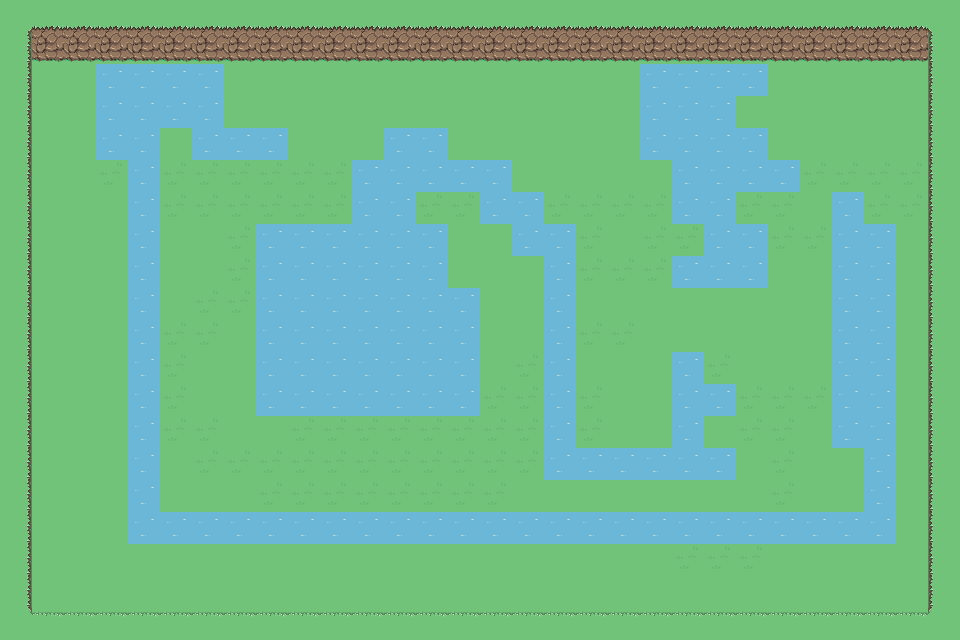

The image is a tile-based game level rendered from a .tmx file. Its description and complete source (layers, tilesets, objects, tile grids) follow:
An orthogonal 30x20 tile map with 32x32 px tiles, 1 tile layer (Kachelebene 1).

<map version="1.8" tiledversion="1.8.5" orientation="orthogonal" renderorder="right-down" width="30" height="20" tilewidth="32" tileheight="32" infinite="0" nextlayerid="3" nextobjectid="4">
 <tileset firstgid="1" source="prototyp_tileset.tsx" />
 <layer id="1" name="Kachelebene 1" width="30" height="20">
  <data encoding="csv">
133,130,130,130,130,130,130,130,130,130,130,130,130,130,130,130,130,130,130,130,130,130,130,130,130,130,130,130,130,132,
123,146,146,146,146,146,146,146,146,146,146,146,146,146,146,146,146,146,146,146,146,146,146,146,146,146,146,146,146,121,
123,49,49,105,105,105,105,49,49,49,49,49,49,49,49,49,49,49,49,49,105,105,105,105,49,49,49,49,49,121,
123,49,49,105,105,105,105,49,49,49,49,49,49,49,49,49,49,49,49,49,105,105,105,49,49,49,49,49,49,121,
123,49,49,105,105,49,105,105,105,49,49,49,105,105,49,49,49,49,49,49,105,105,105,105,49,49,49,49,49,121,
123,49,49,50,105,50,50,50,50,50,50,105,105,105,105,105,49,49,49,49,49,105,105,105,105,50,50,50,50,121,
123,49,49,49,105,50,50,50,50,50,50,105,105,50,50,105,105,50,50,50,50,105,105,50,50,49,105,50,50,121,
123,49,49,49,105,49,49,50,105,105,105,105,105,105,49,49,105,105,50,49,50,50,105,105,50,50,105,105,49,121,
123,49,49,49,105,49,49,50,105,105,105,105,105,105,49,49,49,105,50,50,50,105,105,105,49,49,105,105,49,121,
123,49,49,49,105,49,50,50,105,105,105,105,105,105,105,49,49,105,49,49,49,49,49,49,49,49,105,105,49,121,
123,49,49,49,105,50,50,49,105,105,105,105,105,105,105,49,49,105,50,50,49,49,49,49,49,49,105,105,49,121,
123,49,49,49,105,50,49,49,105,105,105,105,105,105,105,49,50,105,49,49,49,105,50,49,49,49,105,105,49,121,
123,49,49,49,105,50,49,49,105,105,105,105,105,105,105,50,50,105,50,49,49,105,105,50,50,50,105,105,49,121,
123,49,49,49,105,50,50,49,49,50,50,50,50,50,50,50,50,105,50,49,49,105,49,50,50,49,105,105,49,121,
123,49,49,49,105,49,50,50,50,50,50,50,50,50,50,50,50,105,105,105,105,105,105,49,50,49,49,105,49,121,
123,49,49,49,105,49,49,49,50,50,50,50,50,50,50,50,49,49,49,49,49,49,49,49,50,49,49,105,49,121,
123,49,49,49,105,105,105,105,105,105,105,105,105,105,105,105,105,105,105,105,105,105,105,105,105,105,105,105,49,121,
123,49,49,49,49,49,49,49,49,49,49,49,49,49,49,49,49,49,49,49,49,50,50,50,49,49,49,49,49,121,
123,49,49,49,49,49,49,49,49,49,49,49,49,49,49,49,49,49,49,49,49,49,49,49,49,49,49,49,49,121,
125,114,114,114,114,114,114,114,114,114,114,114,114,114,114,114,114,114,114,114,114,114,114,114,114,114,114,114,114,124
</data>
 </layer>
 <objectgroup id="2" name="Objektebene 1" />
</map>
